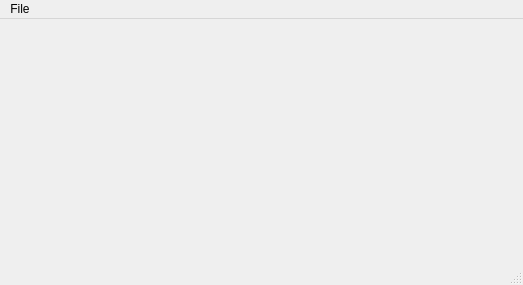
<?xml version="1.0" encoding="UTF-8"?>
<ui version="4.0">
 <class>MainForm2</class>
 <widget class="QMainWindow" name="MainForm2">
  <property name="geometry">
   <rect>
    <x>0</x>
    <y>0</y>
    <width>523</width>
    <height>285</height>
   </rect>
  </property>
  <property name="windowTitle">
   <string>MainWindow</string>
  </property>
  <widget class="QWidget" name="centralwidget">
   <widget class="QWidget" name="gridLayoutWidget">
    <property name="geometry">
     <rect>
      <x>110</x>
      <y>30</y>
      <width>331</width>
      <height>141</height>
     </rect>
    </property>
    <layout class="QGridLayout" name="MaingridLayout"/>
   </widget>
  </widget>
  <widget class="QMenuBar" name="menubar">
   <property name="geometry">
    <rect>
     <x>0</x>
     <y>0</y>
     <width>523</width>
     <height>23</height>
    </rect>
   </property>
   <widget class="QMenu" name="menuFile">
    <property name="title">
     <string>File</string>
    </property>
    <addaction name="actionOpen_O"/>
    <addaction name="actionClose_X"/>
    <addaction name="separator"/>
    <addaction name="actionNew_N"/>
   </widget>
   <addaction name="menuFile"/>
  </widget>
  <widget class="QStatusBar" name="statusbar"/>
  <action name="actionOpen_O">
   <property name="text">
    <string>Open(&amp;O)</string>
   </property>
   <property name="shortcut">
    <string>Alt+O</string>
   </property>
  </action>
  <action name="actionClose_X">
   <property name="text">
    <string>Close(&amp;X)</string>
   </property>
   <property name="shortcut">
    <string>Alt+X</string>
   </property>
  </action>
  <action name="actionNew_N">
   <property name="text">
    <string>New(&amp;N)</string>
   </property>
   <property name="shortcut">
    <string>Alt+N</string>
   </property>
  </action>
 </widget>
 <resources/>
 <connections/>
</ui>
